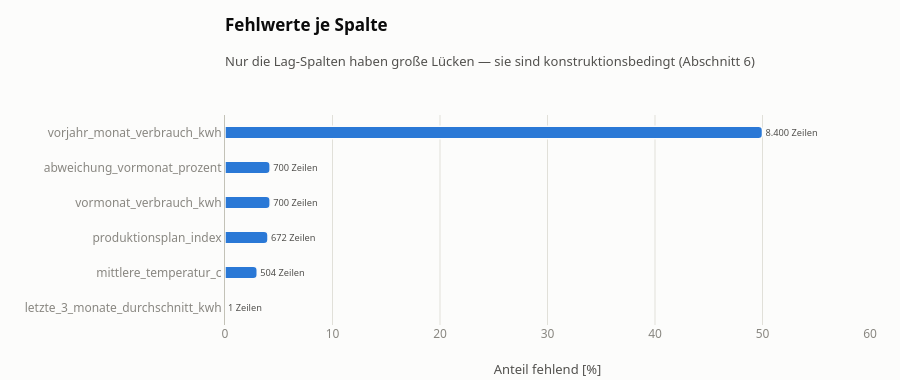

Here is the notebook cell this chart was saved with:
### Code cell
fehl = (steckbrief.query("fehlend > 0").sort_values("fehlend")
        .reset_index(names="spalte"))
fehl["spalte"] = fehl["spalte"].map(viz.label_umbruch)

fig = px.bar(fehl, x="fehlend %", y="spalte", text="fehlend",
             color_discrete_sequence=[viz.SERIE[0]])
viz.stil(fig, "Fehlwerte je Spalte",
         "Nur die Lag-Spalten haben große Lücken — sie sind konstruktionsbedingt (Abschnitt 6)",
         x_titel="Anteil fehlend (%)", y_titel="")
viz.gitter_x(fig)
viz.hover_pro_marke(fig)
viz.balken_kappen(fig, len(fehl), flaeche_px=400)
# Design-System: >= 5 % rot, >= 1 % amber, sonst grau
fig.update_traces(marker_color=viz.farben_datenqualitaet(fehl["fehlend %"]))
fig.update_traces(texttemplate="%{text:,} Zeilen", textposition="outside",
                  textfont=viz.LABEL_SCHRIFT, cliponaxis=False)
fig.update_layout(height=380)
viz.prozent_achse(fig, "x", range=[0, 60])
fig.show()

### Figure 1 — Plotly figure (JSON) as saved in the notebook; plotly's stock layout.template omitted (floating-point values rounded to 4 significant figures)
{"data": [{"hovertemplate": "fehlend %=%{x}<br>spalte=%{y}<br>fehlend=%{text}<extra></extra>", "legendgroup": "", "marker": {"color": "#2a78d6", "pattern": {"shape": ""}}, "name": "", "orientation": "h", "showlegend": false, "text": [1.0, 504.0, 672.0, 700.0, 700.0, 8400.0], "textfont": {"color": "#52514e", "size": 11}, "textposition": "outside", "texttemplate": "%{text:,} Zeilen", "type": "bar", "width": 0.36, "x": [0.0, 3.0, 4.0, 4.2, 4.2, 50.0], "xaxis": "x", "y": ["letzte_3_monate_durchschnitt_kwh", "mittlere_temperatur_c", "produktionsplan_index", "vormonat_verbrauch_kwh", "abweichung_vormonat_prozent", "vorjahr_monat_verbrauch_kwh"], "yaxis": "y"}], "layout": {"barmode": "relative", "height": 380, "hovermode": "closest", "legend": {"title": {"text": ""}, "tracegroupgap": 0}, "showlegend": false, "title": {"subtitle": {"text": "Nur die Lag-Spalten haben große Lücken — sie sind konstruktionsbedingt (Abschnitt 6)"}, "text": "Fehlwerte je Spalte"}, "xaxis": {"anchor": "y", "domain": [0.0, 1.0], "gridcolor": "#e1e0d9", "gridwidth": 1, "range": [0, 60], "showgrid": true, "showline": false, "ticks": "", "title": {"text": "Anteil fehlend [%]"}}, "yaxis": {"anchor": "x", "domain": [0.0, 1.0], "linecolor": "#c3c2b7", "showgrid": false, "showline": true, "title": {"text": ""}}}}
